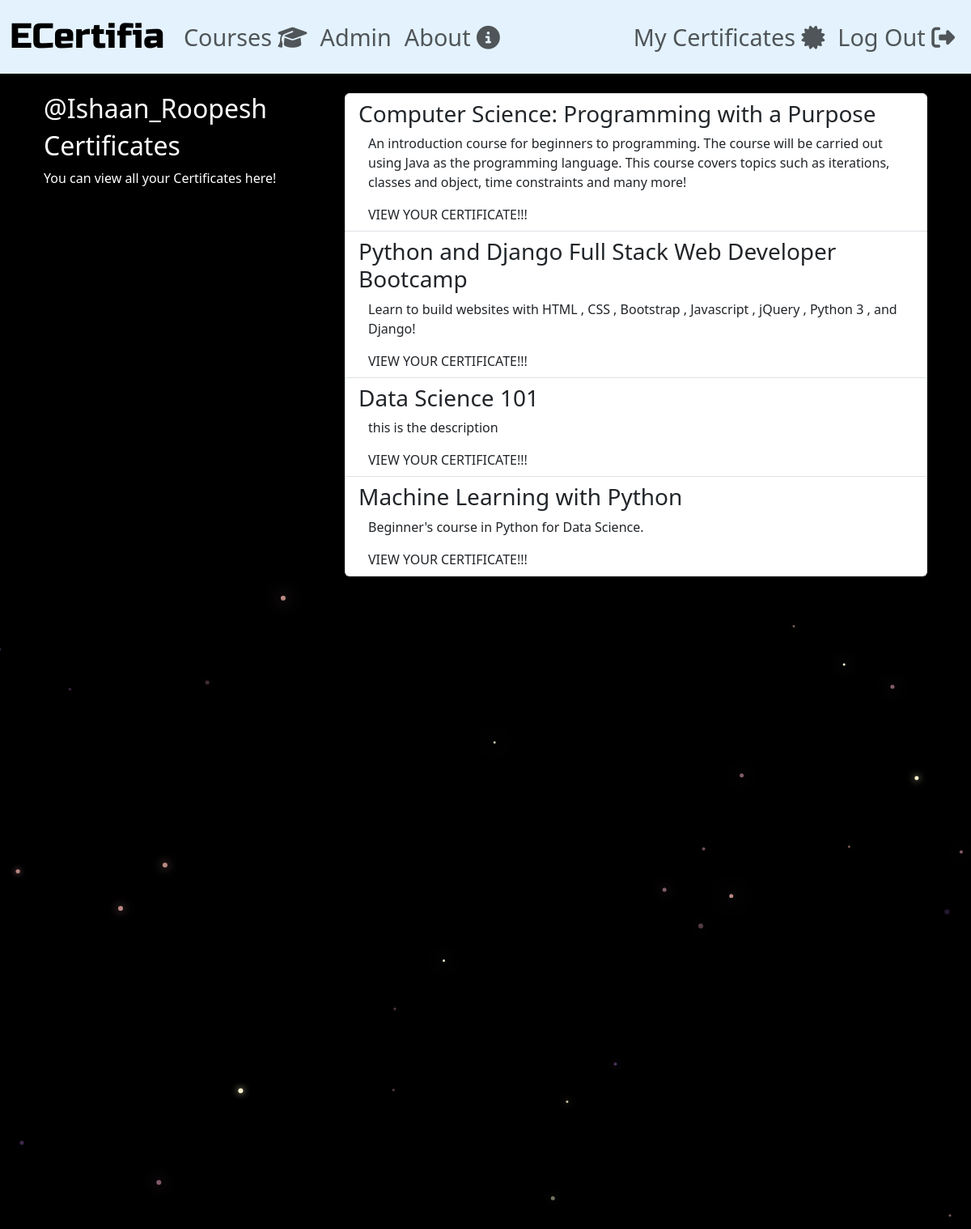
/courses/certificates/Ishaan_Roopesh/ (signed in), run on the app's committed database.
### courses/models.py (models this page shows, shortened)
class Certificate(models.Model):
    student = models.ForeignKey(User, on_delete=models.CASCADE)
    course = models.ForeignKey(Course, on_delete=models.CASCADE)
    issue_date = models.DateTimeField(auto_now_add=True)
    unique_code = models.CharField(max_length=10, unique=True)
    hours = models.PositiveIntegerField(default=0)

class Course(models.Model):
    name = models.CharField(max_length=255, unique=True)
    course_instructor = models.CharField(max_length=255, blank=False, default='')
    issuing_organization = models.CharField(max_length=256, default='')
    slug = models.SlugField(allow_unicode=True, unique=True)
    description = models.TextField(blank=True, default='')
    description_html = models.TextField(editable=False, default='', blank=True)
    members = models.ManyToManyField(User, through='CourseMembers')
    course_length_hours = models.PositiveIntegerField(default=0)
    class Meta:
        ordering = ['name']

### courses/views.py (the view)
# urls.py: path('certificates/<str:username>/', views.CertificatesListView.as_view(), name='my_certificates'),
class CertificatesListView(generic.ListView):
    template_name = 'courses/certificates_list.html'
    context_object_name = 'certificates'
    def get_queryset(self):
        user_certificates = Certificate.objects.filter(student=self.request.user)
        return user_certificates

### courses/templates/courses/certificates_list.html
{% extends 'courses/course_base.html' %}
{% block precourse %}
<div class="col-md-4">
    <div class="content">
        {% if user.is_authenticated %}
            <h2>@{{ user.username }}</h2>
        {% endif %}
        <h2>Certificates</h2>
        <p>You can view all your Certificates here!</p>
    </div>
</div>
{% endblock %}
{% block course_content %}
<div class="col-md-8">
    <div class="list-group">
        {% for certificate in certificates %}
            <a href="{% url 'courses:certificate_detail' unique_code=certificate.unique_code %}" class="list-group-item list-group-item-action">
                <h3 class="">{{ certificate.course.name }}</h3>
                <div class="list-group-item-text container-fluid">
                    {{ certificate.course.description_html|safe }}
                    <div class="row">
                        <div class="col-md-4">
                            VIEW YOUR CERTIFICATE!!!
                        </div>
                    </div>
                </div>
            </a>
        {% endfor %}
    </div>
</div>
{% endblock %}

### static/ecertificate/css/mastermain.css (style rules this page uses)
html, body { background: black; margin: 0; }

### static/ecertificate/css/ecertificate/master.css (style rules this page uses)
body { background-color: black; color:white; }

### data on the page
Certificate: course.name "Computer Science: Programming with a Purpose", course.description_html "An introduction course for beginners to programming. The course will be carried out using Java as the programming language. This course covers topics such as iterations, classes and object, time constraints and many more!"
Certificate: course.name "Python and Django Full Stack Web Developer Bootcamp", course.description_html "Learn to build websites with HTML , CSS , Bootstrap , Javascript , jQuery , Python 3 , and Django!"
Certificate: course.name "Data Science 101", course.description_html "this is the description"
Certificate: course.name "Machine Learning with Python", course.description_html "Beginner's course in Python for Data Science."

### other printed values
{{ user.username }} "Ishaan_Roopesh"
